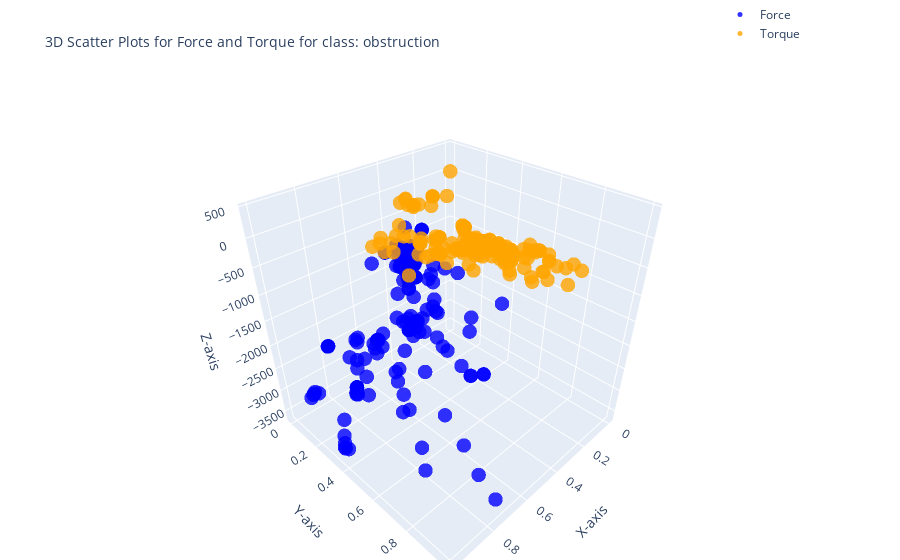

Write notebook code for a chart like this one.
### Code cell
import plotly.graph_objects as go
class_name = unique_classes[2]
df_fr_collision=class_dfs[class_name]
# 3D scatter plot for Force (Fx, Fy, Fz)
force_plot = go.Scatter3d(
    x=df_fr_collision['Fx'],
    y=df_fr_collision['Fy'],
    z=df_fr_collision['Fz'],
    mode='markers',
    marker=dict(size=5, color='blue', opacity=0.8),
    name='Force'
)

# 3D scatter plot for Torque (Tx, Ty, Tz)
torque_plot = go.Scatter3d(
    x=df_fr_collision['Tx'],
    y=df_fr_collision['Ty'],
    z=df_fr_collision['Tz'],
    mode='markers',
    marker=dict(size=5, color='orange', opacity=0.8),
    name='Torque'
)

# Create subplots
fig = go.Figure()

# Add Force plot
fig.add_trace(force_plot)
fig.add_trace(torque_plot)

# Layout settings
fig.update_layout(
    title='3D Scatter Plots for Force and Torque for class: ' + class_name,
    title_font=dict(size=14),  # Change the title font size
    scene=dict(
        xaxis_title='X-axis',
        yaxis_title='Y-axis',
        zaxis_title='Z-axis'
    ),
    legend=dict(x=0.8, y=1.2),
    margin=dict(l=0, r=0, b=0, t=40)
)

fig.show()

### Figure 1 — Plotly figure (JSON) as saved in the notebook; plotly's stock layout.template omitted (floating-point values rounded to 4 significant figures; data arrays with more than 128 entries replaced by an {"elided": "..."} marker saying what was removed)
{"data": [{"marker": {"color": "blue", "opacity": 0.8, "size": 5}, "mode": "markers", "name": "Force", "type": "scatter3d", "x": {"elided": "315 float values"}, "y": {"elided": "315 float values"}, "z": {"elided": "315 int values"}}, {"marker": {"color": "orange", "opacity": 0.8, "size": 5}, "mode": "markers", "name": "Torque", "type": "scatter3d", "x": {"elided": "315 float values"}, "y": {"elided": "315 float values"}, "z": {"elided": "315 int values"}}], "layout": {"legend": {"x": 0.8, "y": 1.2}, "margin": {"b": 0, "l": 0, "r": 0, "t": 40}, "scene": {"xaxis": {"title": {"text": "X-axis"}}, "yaxis": {"title": {"text": "Y-axis"}}, "zaxis": {"title": {"text": "Z-axis"}}}, "title": {"font": {"size": 14}, "text": "3D Scatter Plots for Force and Torque for class: obstruction"}}}
